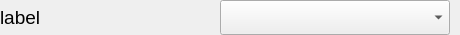
<?xml version="1.0" encoding="UTF-8"?>
<ui version="4.0">
 <class>Frame</class>
 <widget class="QFrame" name="Frame">
  <property name="geometry">
   <rect>
    <x>0</x>
    <y>0</y>
    <width>460</width>
    <height>35</height>
   </rect>
  </property>
  <property name="sizePolicy">
   <sizepolicy hsizetype="Fixed" vsizetype="Fixed">
    <horstretch>0</horstretch>
    <verstretch>0</verstretch>
   </sizepolicy>
  </property>
  <property name="minimumSize">
   <size>
    <width>460</width>
    <height>35</height>
   </size>
  </property>
  <property name="maximumSize">
   <size>
    <width>460</width>
    <height>35</height>
   </size>
  </property>
  <property name="baseSize">
   <size>
    <width>450</width>
    <height>73</height>
   </size>
  </property>
  <property name="windowTitle">
   <string>Frame</string>
  </property>
  <layout class="QHBoxLayout" name="horizontalLayout">
   <property name="spacing">
    <number>0</number>
   </property>
   <property name="leftMargin">
    <number>0</number>
   </property>
   <property name="topMargin">
    <number>0</number>
   </property>
   <property name="rightMargin">
    <number>10</number>
   </property>
   <property name="bottomMargin">
    <number>0</number>
   </property>
   <item>
    <widget class="QLabel" name="label">
     <property name="sizePolicy">
      <sizepolicy hsizetype="Preferred" vsizetype="Preferred">
       <horstretch>0</horstretch>
       <verstretch>0</verstretch>
      </sizepolicy>
     </property>
     <property name="minimumSize">
      <size>
       <width>220</width>
       <height>0</height>
      </size>
     </property>
     <property name="maximumSize">
      <size>
       <width>220</width>
       <height>16777215</height>
      </size>
     </property>
     <property name="font">
      <font>
       <pointsize>14</pointsize>
      </font>
     </property>
     <property name="text">
      <string>label </string>
     </property>
    </widget>
   </item>
   <item>
    <widget class="QComboBox" name="comboBox">
     <property name="sizePolicy">
      <sizepolicy hsizetype="Preferred" vsizetype="Preferred">
       <horstretch>0</horstretch>
       <verstretch>0</verstretch>
      </sizepolicy>
     </property>
     <property name="minimumSize">
      <size>
       <width>230</width>
       <height>0</height>
      </size>
     </property>
     <property name="maximumSize">
      <size>
       <width>230</width>
       <height>230</height>
      </size>
     </property>
    </widget>
   </item>
  </layout>
 </widget>
 <resources/>
 <connections/>
</ui>
